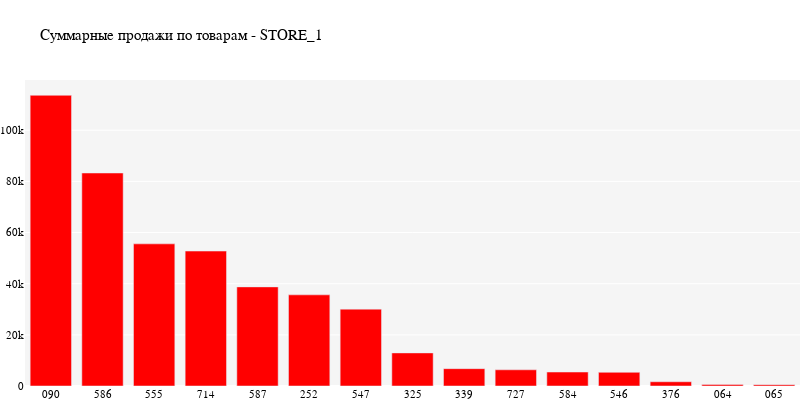
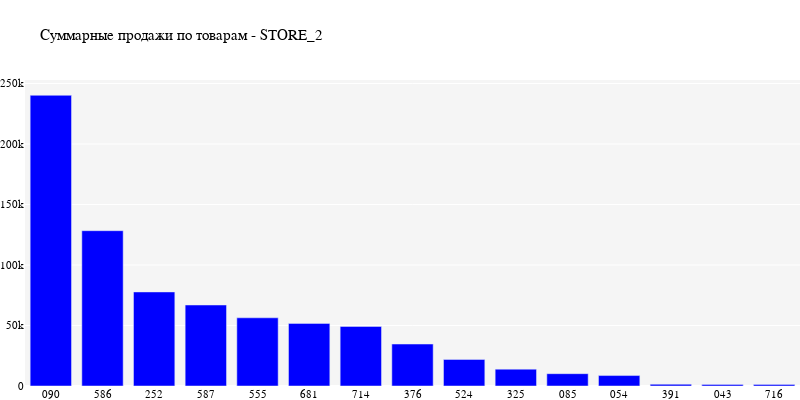
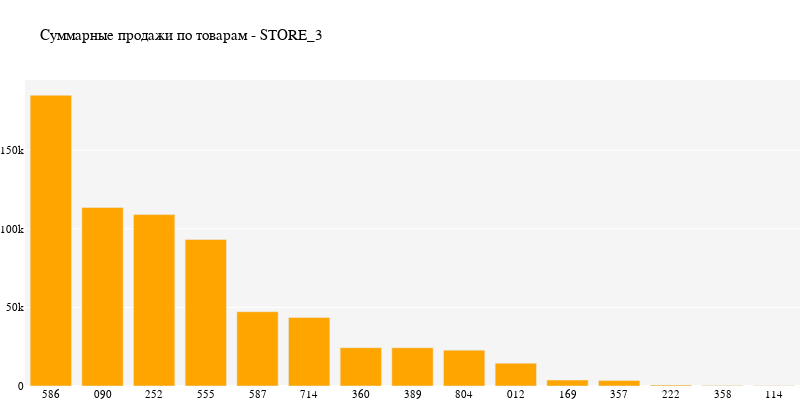

Here is the notebook cell these charts were saved with, in order:
### Code cell
colors = ['red', 'blue', 'orange']
for i, store_id in enumerate(plot.store_id.unique()):
    fig = go.Figure()
    plot_df = sales_df[sales_df.store_id == store_id].copy()
    plot_df = plot_df.groupby(["item_id"], as_index=False).cnt.sum().sort_values(by='cnt', ascending=False)
    fig.add_trace(go.Bar(x=plot_df['item_id'], y=plot_df['cnt'],  marker_color=colors[i]))
    fig.update_layout(**layout_params, title=f"Суммарные продажи по товарам - {store_id}", width=800, height=400).show()

### Figure 1 — Plotly figure (JSON) as saved in the notebook; plotly's stock layout.template omitted (floating-point values rounded to 4 significant figures)
{"data": [{"marker": {"color": "red"}, "type": "bar", "x": ["090", "586", "555", "714", "587", "252", "547", "325", "339", "727", "584", "546", "376", "064", "065"], "y": [113668, 83281, 55580, 52760, 38752, 35640, 30059, 12939, 6777, 6333, 5457, 5341, 1659, 610, 531]}], "layout": {"font": {"color": "#000000", "family": "Avenir Next", "size": 11}, "height": 400, "margin": {"b": 0, "l": 0, "r": 0, "t": 80}, "paper_bgcolor": "#FFFFFF", "plot_bgcolor": "#f5f5f5", "title": {"text": "Суммарные продажи по товарам - STORE_1"}, "width": 800}}

### Figure 2 — Plotly figure (JSON) as saved in the notebook; plotly's stock layout.template omitted (floating-point values rounded to 4 significant figures)
{"data": [{"marker": {"color": "blue"}, "type": "bar", "x": ["090", "586", "252", "587", "555", "681", "714", "376", "524", "325", "085", "054", "391", "043", "716"], "y": [240269, 128361, 77740, 66947, 56372, 51744, 49221, 34681, 21952, 13912, 10186, 8631, 1451, 1332, 1330]}], "layout": {"font": {"color": "#000000", "family": "Avenir Next", "size": 11}, "height": 400, "margin": {"b": 0, "l": 0, "r": 0, "t": 80}, "paper_bgcolor": "#FFFFFF", "plot_bgcolor": "#f5f5f5", "title": {"text": "Суммарные продажи по товарам - STORE_2"}, "width": 800}}

### Figure 3 — Plotly figure (JSON) as saved in the notebook; plotly's stock layout.template omitted (floating-point values rounded to 4 significant figures)
{"data": [{"marker": {"color": "orange"}, "type": "bar", "x": ["586", "090", "252", "555", "587", "714", "360", "389", "804", "012", "169", "357", "222", "358", "114"], "y": [184899, 113529, 109030, 93163, 47244, 43531, 24390, 24328, 22788, 14463, 3786, 3439, 607, 283, 155]}], "layout": {"font": {"color": "#000000", "family": "Avenir Next", "size": 11}, "height": 400, "margin": {"b": 0, "l": 0, "r": 0, "t": 80}, "paper_bgcolor": "#FFFFFF", "plot_bgcolor": "#f5f5f5", "title": {"text": "Суммарные продажи по товарам - STORE_3"}, "width": 800}}
